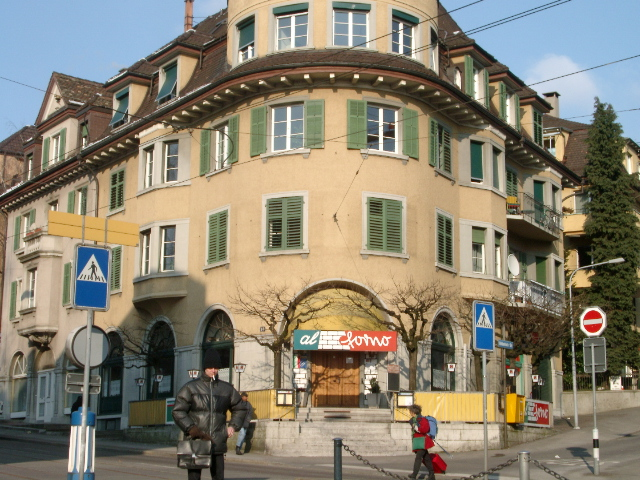
#> input picture surf/lena2.png, 640 x 480 px, found by its file name
$ python sift.py   (older library calls are emulated)
#> lines starting #> are read from the running program, lines starting #| are printed output that depends on the picture
import cv2
import numpy as np

img = cv2.imread('E:\python_project\surf_algorithm/lena2.png')
#> img is the input picture: shape (480, 640, 3); mean B, G, R 112.7, 129.7, 136.9
gray= cv2.cvtColor(img,cv2.COLOR_BGR2GRAY)
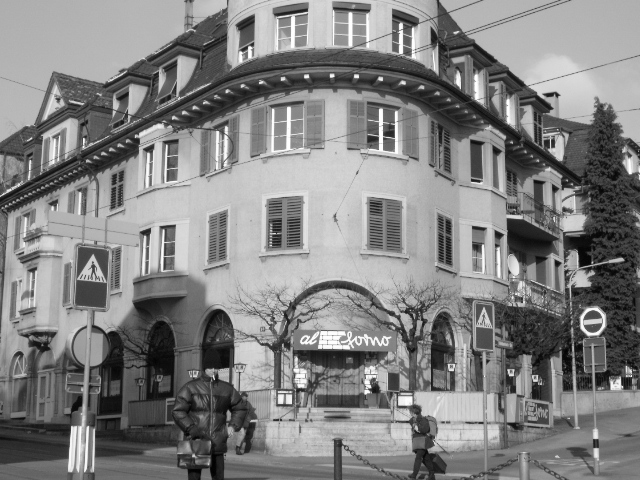
#> gray: shape (480, 640); min 0, max 255, mean 129.9

sift = cv2.SIFT()
kp = sift.detect(gray,None)
#> kp = 3107 keypoints; strongest (x, y, size): (356, 76, 3.1), (332, 76, 2.9), (306, 76, 3.1), (380, 79, 3.1)

img=cv2.drawKeypoints(gray,kp)
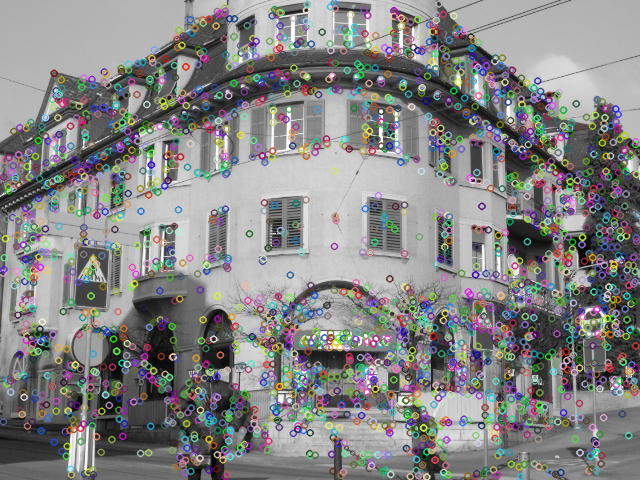
#> img: shape (480, 640, 3); mean of channels 0, 1, 2 132.5, 132.5, 132.5; drawn as B, G, R

#cv2.imwrite('sift_keypoints.jpg',img)
#img=cv2.drawKeypoints(gray,kp,flags=cv2.DRAW_MATCHES_FLAGS_DRAW_RICH_KEYPOINTS)
cv2.imwrite('sift_keypoints.jpg',img)

$ run again, with surf/emma.jpg saved as surf/lena2.png
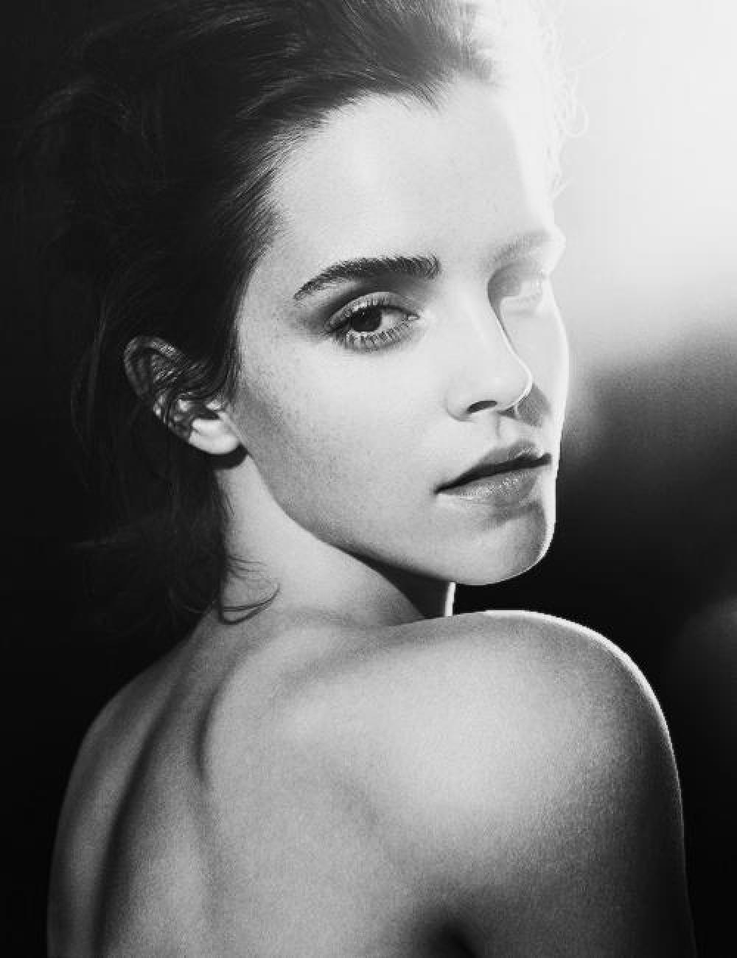
#> input picture surf/emma.jpg, 737 x 958 px, shrunk from 1000 x 1300 before the run, found by its file name
#> img is the input picture: shape (958, 737, 3); min 0, max 255, mean 113.8
#> kp = 611 keypoints; strongest (x, y, size): (452, 588, 5.4), (212, 435, 24.3), (158, 412, 3.7), (371, 300, 64.3)
#> `img=cv2.drawKeypoints(gray,kp)`:
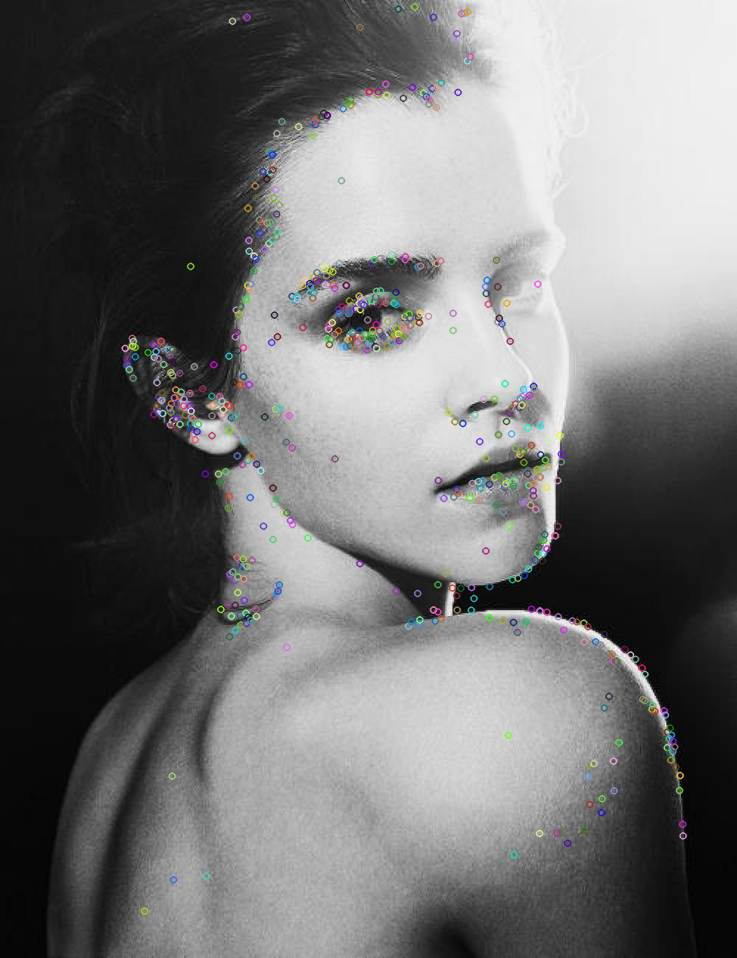
#> img: shape (958, 737, 3); mean of channels 0, 1, 2 114, 114, 114; drawn as B, G, R
